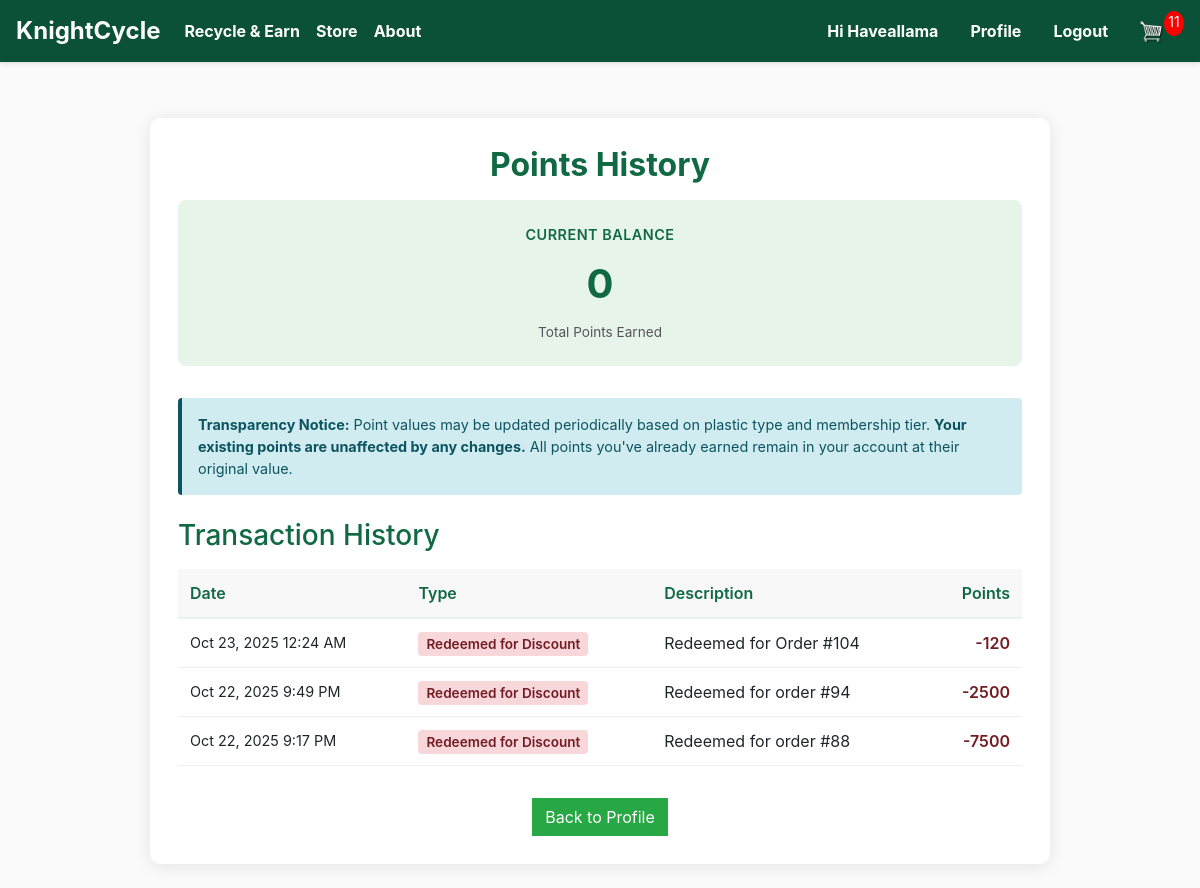
The app's page /store/points-history/ (signed in), older data.
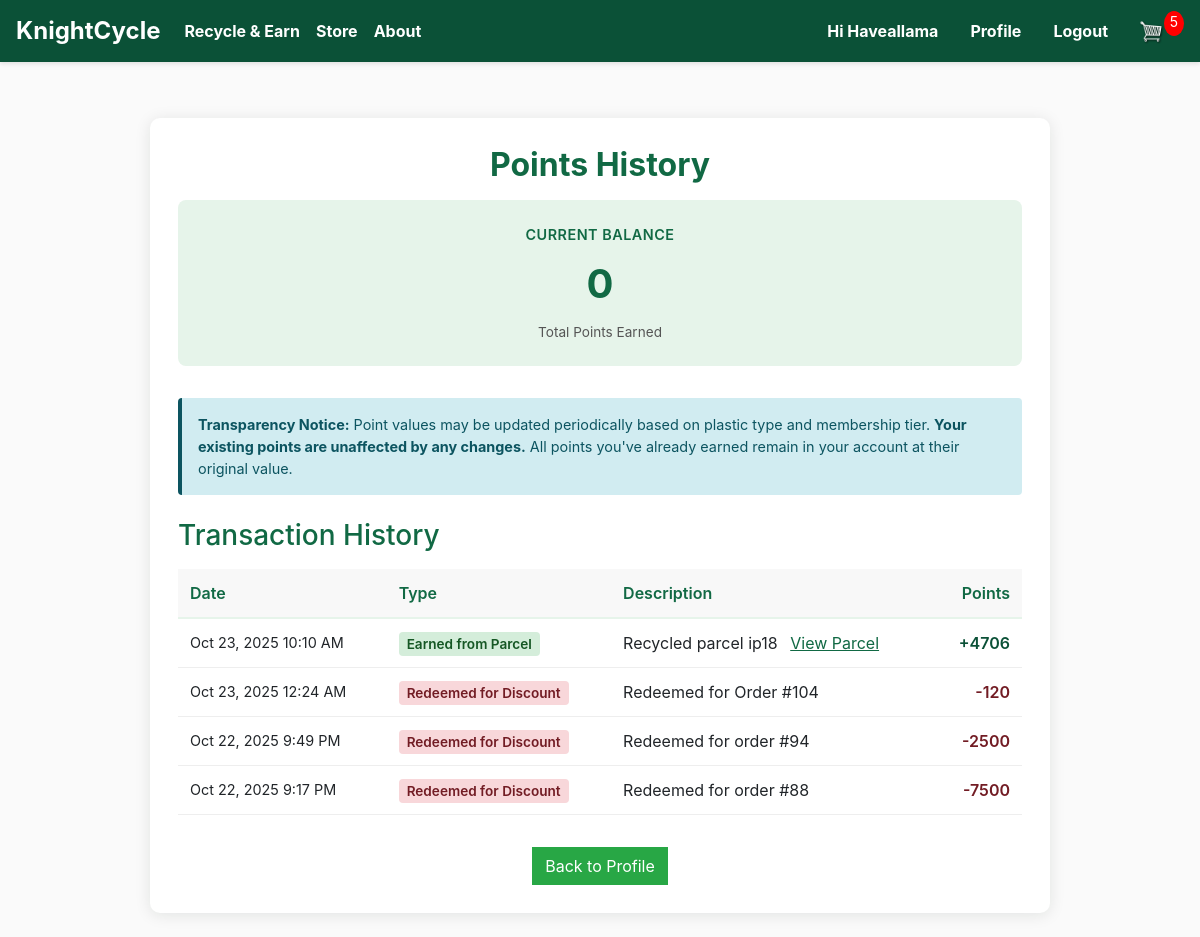
The same page, newer data.
### store/models.py (models this page shows, shortened)
class PointTransaction(models.Model):
    TRANSACTION_TYPES = [
        ('EARNED', 'Earned from Parcel'),
        ('REDEEMED', 'Redeemed for Discount'),
        ('ADJUSTED', 'Manual Adjustment'),
        ('BONUS', 'Bonus Points'),
    ]
    customer = models.ForeignKey(Customer, on_delete=models.CASCADE, related_name='point_transactions')
    transaction_type = models.CharField(max_length=20, choices=TRANSACTION_TYPES, default='EARNED')
    points = models.IntegerField()  # Positive for earned, negative for redeemed
    description = models.CharField(max_length=255)
    related_parcel = models.ForeignKey('IncomingParcel', on_delete=models.SET_NULL, null=True, blank=True)
    date_created = models.DateTimeField(auto_now_add=True)
    class Meta:
        ordering = ['-date_created']

### store/views.py (the view)
# urls.py: path('points-history/', views.points_history, name='points_history'),
@login_required
def points_history(request):
    data = cartData(request)
    cartItems = data.get('cartItems', 0)
    customer = getattr(request.user, 'customer', None)
    transactions = []
    if customer:
        transactions = PointTransaction.objects.filter(customer=customer).order_by('-date_created')  # Changed from date_submitted
    return render(request, 'pages/points_history.html', {
        'cartItems': cartItems,
        'transactions': transactions,
    })

### store/models.py (called while the page is built)
    @property
    def shipping(self):
        shipping = False
        for i in self.orderitem_set.all():
            if i.product and getattr(i.product, 'digital', None) is not None:
                if i.product.digital is False:
                    shipping = True
        return shipping

    @property
    def get_cart_items(self):
        orderitems = self.orderitem_set.all()
        total = sum([item.quantity for item in orderitems])
        return total

### templates/pages/points_history.html (shortened to what this page needs)
{% extends 'store/main.html' %}
{% block content %}
<div style="max-width:900px;margin:24px auto;padding:28px;background:#fff;border-radius:10px;box-shadow:0 2px 16px rgba(0,32,16,0.10);">
  <h2 style="color:#116944;text-align:center;font-weight:700;margin-bottom:1rem;">Points History</h2>
  <div style="background:#e6f4ea;padding:1.5rem;border-radius:8px;text-align:center;margin-bottom:2rem;">
    <div style="font-size:0.9rem;color:#116944;font-weight:600;text-transform:uppercase;letter-spacing:0.5px;">Current Balance</div>
    <div style="font-size:2.5rem;color:#116944;font-weight:700;margin:0.5rem 0;">{{ customer.total_points|default:0 }}</div>
    <div style="font-size:0.85rem;color:#555;">Total Points Earned</div>
  </div>
  <div style="background:#d1ecf1;border-left:4px solid #0c5460;padding:1rem;margin-bottom:1.5rem;border-radius:4px;">
    <p style="margin:0;font-size:0.9rem;color:#0c5460;">
      <strong>Transparency Notice:</strong> Point values may be updated periodically based on plastic type and membership tier.
      <strong>Your existing points are unaffected by any changes.</strong> All points you've already earned remain in your account at their original value.
    </p>
  </div>
  <h3 style="color:#116944;margin-bottom:1rem;">Transaction History</h3>
  {% if transactions %}
    <table style="width:100%;border-collapse:collapse;">
      <thead>
        <tr style="background:#f8f8f8;border-bottom:2px solid #e6f4ea;">
          <th style="padding:12px;text-align:left;color:#116944;font-weight:600;">Date</th>
          <th style="padding:12px;text-align:left;color:#116944;font-weight:600;">Type</th>
          <th style="padding:12px;text-align:left;color:#116944;font-weight:600;">Description</th>
          <th style="padding:12px;text-align:right;color:#116944;font-weight:600;">Points</th>
        </tr>
      </thead>
      <tbody>
        {% for transaction in transactions %}
        <tr style="border-bottom:1px solid #eee;">
          <td style="padding:12px;font-size:0.9rem;">{{ transaction.date_created|date:"M d, Y g:i A" }}</td>
          <td style="padding:12px;">
            <span style="padding:0.25rem 0.5rem;border-radius:4px;font-size:0.85rem;font-weight:600;
              {% if transaction.transaction_type == 'EARNED' %}background:#d4edda;color:#155724;
              {% elif transaction.transaction_type == 'REDEEMED' %}background:#f8d7da;color:#721c24;
              {% else %}background:#d1ecf1;color:#0c5460;{% endif %}">
              {{ transaction.get_transaction_type_display }}
            </span>
          </td>
          <td style="padding:12px;">
            {{ transaction.description }}
            {% if transaction.related_parcel %}
              <a href="{% url 'store:inbound_parcel_detail' transaction.related_parcel.pk %}" style="color:#116944;text-decoration:underline;margin-left:0.5rem;">View Parcel</a>
            {% endif %}
          </td>
          <td style="padding:12px;text-align:right;font-weight:600;
            {% if transaction.points > 0 %}color:#0b5137;{% else %}color:#721c24;{% endif %}">
            {% if transaction.points > 0 %}+{% endif %}{{ transaction.points }}
          </td>
        </tr>
        {% endfor %}
      </tbody>
    </table>
  {% endif %}
  <div style="margin-top:2rem;text-align:center;">
    <a href="{% url 'store:profile' %}" class="btn btn-success">Back to Profile</a>
  </div>
</div>
{% endblock %}

### store/templates/store/main.html (shortened to what this page needs)
<!DOCTYPE html>
{% load static %}
<html>
    <head>
        <link rel="stylesheet" href="https://stackpath.bootstrapcdn.com/bootstrap/4.4.1/css/bootstrap.min.css">
        <link rel="stylesheet" type="text/css" href="{% static 'css/main.css' %}">
    </head>
    <body>
    <nav class="navbar navbar-expand-lg navbar-dark navbar-eco">
    <a class="navbar-brand" href="{% url 'home' %}">KnightCycle</a>
    <div class="collapse navbar-collapse" id="navbarSupportedContent">
        <ul class="navbar-nav mr-auto">
        <li class="nav-item active">
             <a class="nav-link" href="{% url 'send_waste' %}">Recycle & Earn <span class="sr-only">(current)</span></a>
        </li>
        <li class="nav-item active">
            <a class="nav-link" href="{% url 'store:store' %}">Store <span class="sr-only">(current)</span></a>
        </li>
        <li class="nav-item active">
            <a class="nav-link" href="{% url 'about' %}">About <span class="sr-only">(current)</span></a>
        </li>
        </ul>
        <div class="form-inline my-2 my-lg-0">
                        {% if user.is_authenticated %}
                            <span class="nav-link greeting">Hi {{ user.username }}</span>
                            <a class="nav-link" href="{% url 'store:profile' %}">Profile</a>
                            <a class="nav-link" href="{% url 'store:logout' %}">Logout</a>
                        {% else %}
                            <a class="nav-link" href="{% url 'store:login' %}">Login <span class="sr-only">(current)</span></a>
                        {% endif %}
            <a href="{% url 'store:cart' %}">
                <img  id="cart-icon" src="{% static 'images/cart.png' %}">
            </a>
            <p id="cart-total">{{cartItems}}</p>
        </div>
    </div>
    </nav>
    <div class="container">
        <br>
        {% block content %}
        {% endblock %}
    </div>
    </body>
</html>

Row changes from the older to the newer data that the page shows:
added PointTransaction: shows "View Parcel"
Text that changed along with them:
{{ cartItems }}: "11" → "5"
